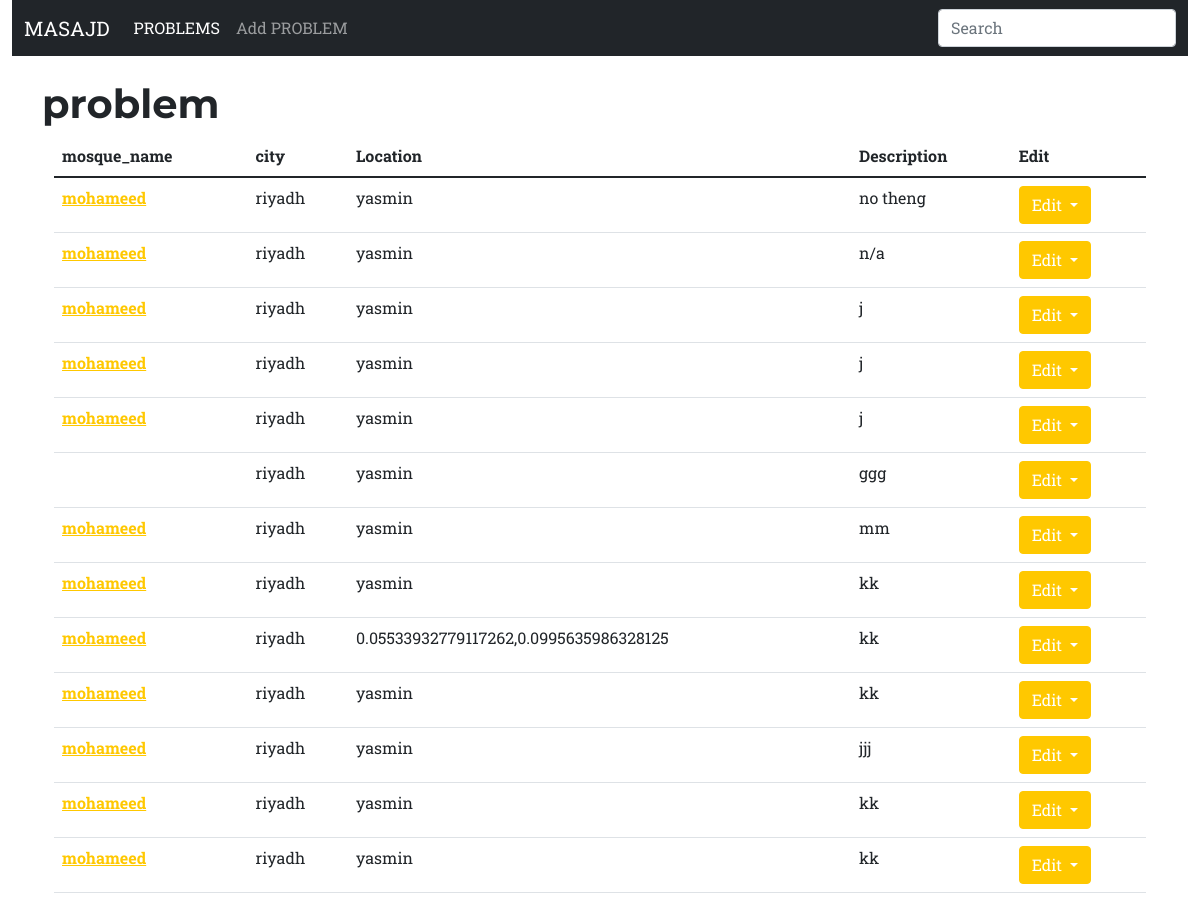
The page /view/problem on the database as committed earlier.
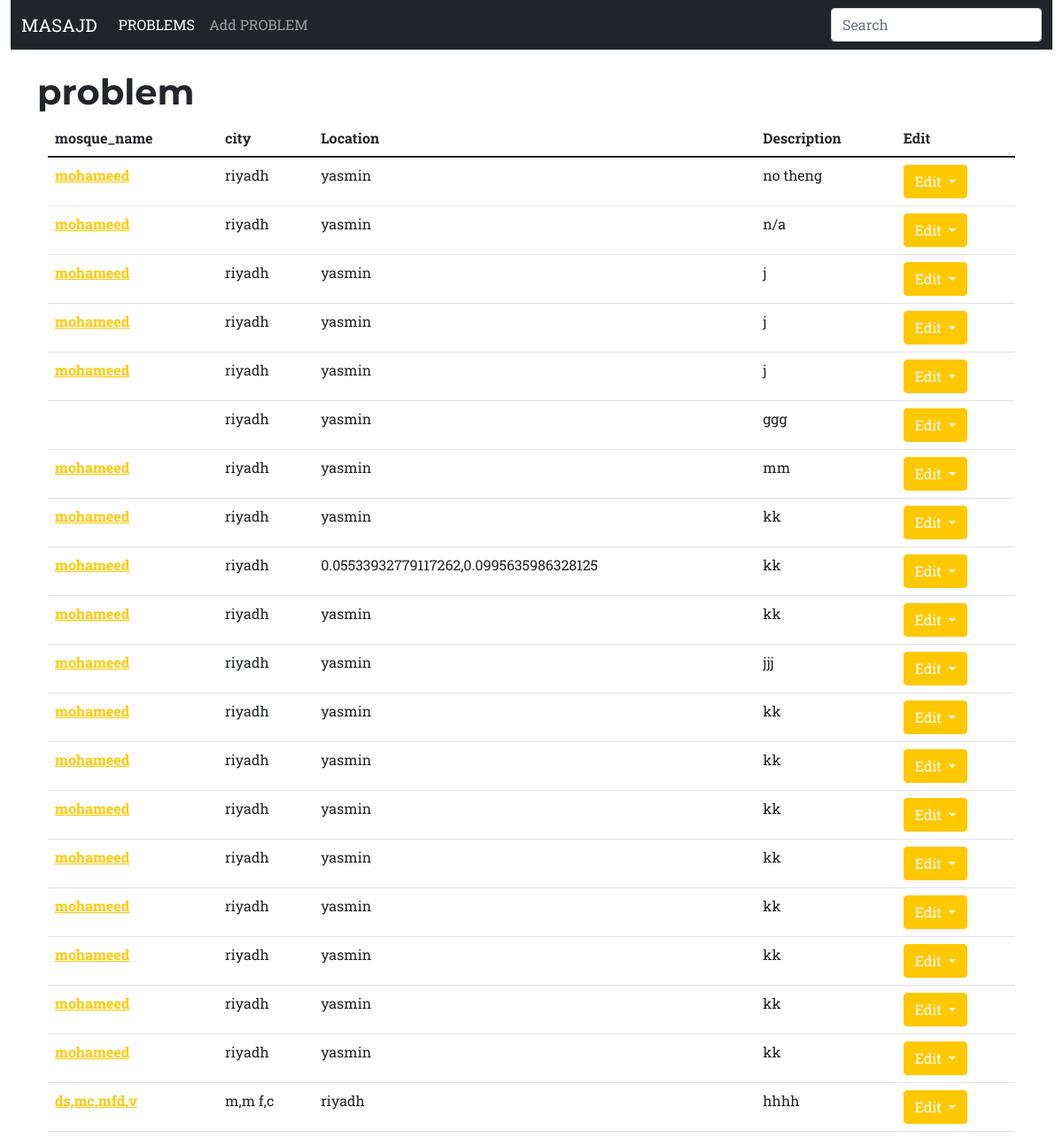
The same page on the database as committed later.
### masajdApp/models.py (models this page shows)
class problem (models.Model):
    mosque_name= models.CharField(max_length=512)
    city = models.CharField(max_length=255)
    location = PlainLocationField(based_fields=['city'], zoom=7)
    PhoneNum= models.IntegerField()
    Description =models.TextField()
    image = models.ImageField(upload_to="images/")

### masajdApp/views.py (the view)
# urls.py: path("view/problem", views.all_problems , name="all_problems"),
def all_problems (request: HttpRequest):
   problems = problem.objects.all()
   return render(request, "masajdApp/view_problems.html" , {"problems": problems})

### masajdApp/templates/masajdApp/view_problems.html (shortened to what this page needs)
{% extends 'masajdApp/base.html' %}
{% block content %}
<h1> problem </h1>
<div class="container">
    <table class="table">
        <thead>
        <tr>
            <th scope="col">mosque_name </th>
            <th scope="col">city</th>
            <th scope="col">Location</th>
            <th scope="col">Description</th>
            <th scope="col">Edit</th>
        </tr>
        </thead>
        <tbody>
            {%for problem in problems%}
            <tr>
                <th scope="row"><a href="{% url 'masajdApp:problem_detail' problem.id %}">{{problem.mosque_name}}</a></th>
                <td>{{ problem.city}}</td>
                <td>{{ problem.location}}</td>
                <td>{{ problem.Description}}</td>
                <td>
                    <div class="dropdown">
                        <button class="btn btn-primary dropdown-toggle" type="button" data-bs-toggle="dropdown" aria-expanded="false">
                          Edit
                        </button>
                      </div>
                </td>
            </tr>
             {% endfor %}
        </tbody>
    </table>
</div>
{% endblock %}

### masajdApp/templates/masajdApp/base.html (shortened to what this page needs)
{% load static %}
<!DOCTYPE html>
<html lang="en">
    <head>
        <link rel="stylesheet" type="text/css" href="{% static 'styles/styles.css' %}">
        <link href="{% static 'styles/styles.css' %}" rel="stylesheet" />
    </head>
    <body>
        <div class="container-fluid">
            <nav class="navbar navbar-expand navbar-dark bg-dark" aria-label="Second navbar example">
                <div class="container-fluid">
                  <a class="navbar-brand" href="#">MASAJD </a>
                  <div class="collapse navbar-collapse" id="navbarsExample02">
                    <ul class="navbar-nav me-auto">
                      <li class="nav-item">
                        <a class="nav-link active" aria-current="page" href="{% url 'masajdApp:all_problems' %}"> PROBLEMS</a>
                      </li>
                      <li class="nav-item">
                        <a class="nav-link" href="{% url 'masajdApp:add_problem ' %}">Add PROBLEM </a>
                      </li>
                    </ul>
                    <form role="search">
                      <input class="form-control" type="search" placeholder="Search" aria-label="Search">
                    </form>
                  </div>
                </div>
              </nav>
              <div class="container  pt-4">
                {% block content  %}
                {% endblock %}
              </div>
        </div>
      </body>
    </html>

Rows that differ between the two databases and show on the page:
added problem: mosque_name "mohameed", city "riyadh", location "yasmin", Description "kk"
added problem: mosque_name "mohameed", city "riyadh", location "yasmin", Description "kk"
added problem: mosque_name "mohameed", city "riyadh", location "yasmin", Description "kk"
added problem: mosque_name "mohameed", city "riyadh", location "yasmin", Description "kk"
added problem: mosque_name "mohameed", city "riyadh", location "yasmin", Description "kk"
added problem: mosque_name "mohameed", city "riyadh", location "yasmin", Description "kk"
added problem: mosque_name "ds,mc,mfd,v", city "m,m f,c", location "riyadh", Description "hhhh"
